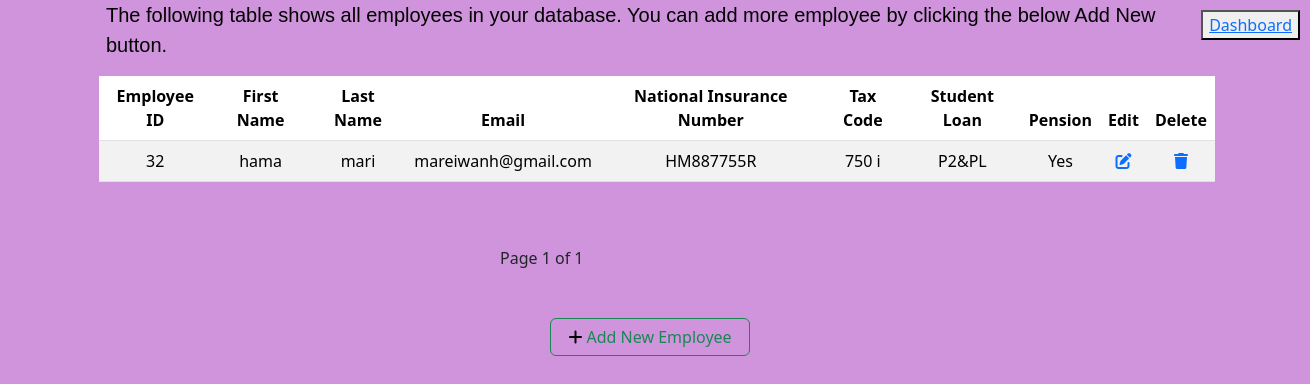
Screenshot of /employee/list/ with the database file from the repository.
### registration/models.py (models this page shows, shortened)
class Employee(models.Model):
    id=models.IntegerField(primary_key=True,verbose_name='Employee ID')
    fname=models.CharField(max_length=20,verbose_name='First Name')
    lname=models.CharField(max_length=20,verbose_name='Last Name')
    mobile=models.CharField(max_length=15,verbose_name='Mobile')
    dbirth=models.DateField()
    email=models.EmailField(max_length=200)
    ni=models.CharField(max_length=20,verbose_name='National Insurance Number')
    tcode=models.CharField(max_length=20,verbose_name='Tax Code')
    join_pension=(('No','No'),('Yes','Yes'))
    pension=models.CharField(max_length=3,null=True,choices=join_pension) #returns Yes or No
    sloan=(('P1','Plan 1'),('P2','Plan 2'),('P4','Plan 4'),('P5','Plan 5'),('PL','Postgraduate Loan'),('P2&PL','Plan 2 and Postgraduate Loan'),('No','No'))
    student_loan=models.CharField(max_length=20,null=True,choices=sloan,verbose_name='Student Loan')

### registration/views.py (the view)
# urls.py: path('employee/list/',views.employee_list,name='employee_list'),
def employee_list(request):
    p=Paginator(Employee.objects.all().order_by('id'),25)
    page=request.GET.get('page')
    context=p.get_page(page)
    return render(request,'registration/employee_list.html',{'context':context})

### registration/templates/registration/employee_list.html (shortened to what this page needs)
{% extends 'registration/index.html' %}
{% load static %}
{% block css %}
<link rel="stylesheet" href="{% static 'CSS/employees-database.css' %}">
{% endblock %}
{% block content %}
<button class="em-dash">
    <a href="{% url 'employer_dashboard' %}">Dashboard</a>
</button>
<div class="container">
    <p class="para lead font-italic">The following table shows all employees in your database. You can add more employee by clicking the below Add New button.</p>
    <table class="table table-striped text-center">
        <thead class="bless font-weight-bold">
            <tr class="trow">
                <th class="tdata">Employee ID</th>
                <th>First Name</th>
                <th>Last Name</th>
                <th>Email</th>
                <th>National Insurance Number</th>
                <th>Tax Code</th>
                <th>Student Loan</th>
                <th>Pension</th>
                <th>Edit</th>
                <th>Delete</th>
            </tr>
        </thead>
        <tbody>
            {% for employee in context %}
                <tr>
                    <td class="tdi">{{employee.id}}</td>
                    <td class="tdf">{{employee.fname}}</td>
                    <td class="tdl">{{employee.lname}}</td>
                    <td class="tde">{{employee.email}}</td>
                    <td class="tdn">{{employee.ni}}</td>
                    <td class="tdt">{{employee.tcode}}</td>
                    <td class="tds">{{employee.student_loan}}</td>
                    <td class="tdp">{{employee.pension}}</td>
                    <td>
                        <a href="{% url 'employee_update' employee.id %}">
                            <i class="mypen fa-sharp fa-solid fa-pen-to-square"></i>
                        </a>
                    </td>
                    <td>
                        <a href="#" onclick="delete_employee({{employee.id}})" ><i class="mytrash fa-sharp fa-solid fa-trash"></i></a>
                    </td>
                </tr>
            {% endfor %}
        </tbody>
    </table>
    <br>
</div>
<br>
<div class="pag">
    Page {{ context.number }} of {{ context.paginator.num_pages }}
</div>
<br>
<a href="{% url 'employee_insert' %}" class="myad btn btn-outline-success mt-4 mb-4">
    <i class="myadd fa-solid fa-plus"></i> Add New Employee
</a>
{% endblock %}

### registration/static/CSS/employees-database.css (style rules this page uses)
.em-dash { position: absolute; top: 10px; right: 10px; }
.para { color: black; font-family: Arial, Helvetica, sans-serif; size: 16px; margin-left: 9px; }
.trow { color: blue; }
.tdi { color: blueviolet; }
.tdf { color: blueviolet; }
.tdl { color: blueviolet; }
.tde { color: blueviolet; }
.tdn { color: blueviolet; }
.tdt { color: blueviolet; }
.tds { color: blueviolet; }
.tdp { color: blueviolet; }
.mytrash { font-size: 16px; transition: font-size 0.3s; }
.mypen { font-size: 16px; transition: font-size 0.3s; }
.myad { color: purple; margin: 550px; width: 200px; }
.myadd { color: black; }
.pag { margin-left: 500px; }
.table { margin-left: 2px; margin-right: 30px; }

### registration/templates/registration/employee_list.html (style rules this page uses)
body { background-color: hsla(289, 52%, 66%, 0.807); }

### rows the page displays
Employee: id "32", fname "hama", lname "mari", email "mareiwanh@gmail.com", ni "HM887755R", tcode "750 i", student_loan "P2&PL", pension "Yes"

### other values shown
{{ context.number }} "1"
{{ context.paginator.num_pages }} "1"
